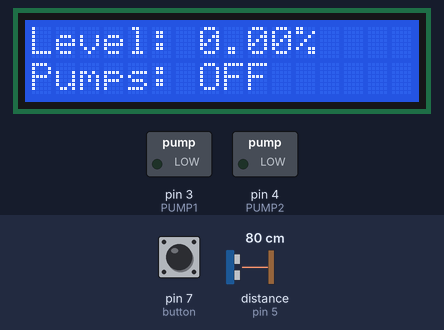
The sketch below on a simulated Arduino Uno, built with avr-gcc and run on an emulated ATmega328P. On the bench: 16×2 character LCD, switched loads named in the sketch (green lamp = pin HIGH). Wiring (inferred from the names in the program): ultrasonic range finder: trigger pin 6; echo pin 5. The inputs (shaded band) are chosen by the test bench; at power-on: distance to the obstacle (sensor on pin 5) 80 cm, pin 7 (button) HIGH. The echo pulse lasts 58.3 µs per cm; pins used as bus, display or sensor lines are not drawn.

Above: at 3.2 s.
3.3 s: distance to the obstacle (sensor on pin 5) set to 7 cm
At 5.1 s:
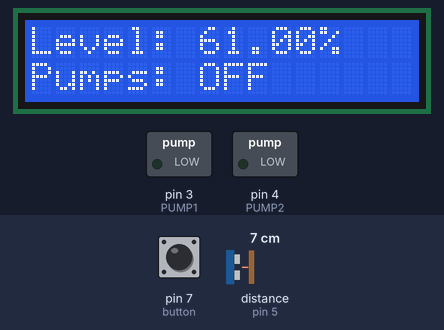
6.0 s: distance to the obstacle (sensor on pin 5) set to 4 cm
At 8.4 s:
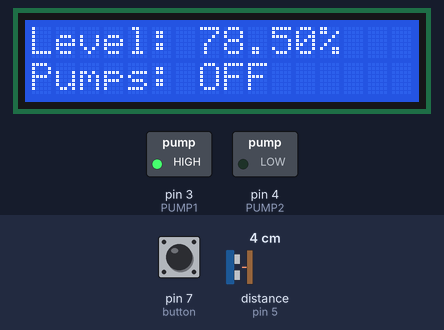
11.4 s: distance to the obstacle (sensor on pin 5) set to 2 cm
17.6 s: distance to the obstacle (sensor on pin 5) set to 18 cm
At 21.4 s:
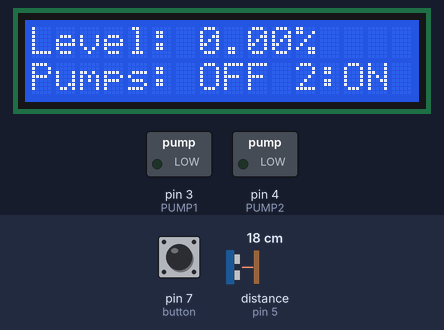
21.7 s: pin 7 (button) pulled LOW for 2.35 s
At 36.0 s:
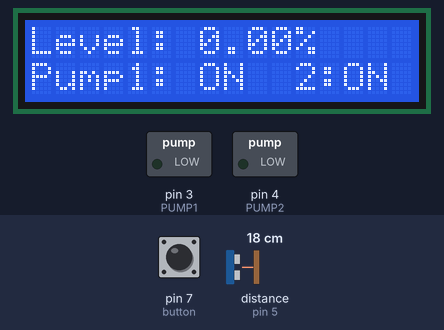
Timing chart, 0 to 36.7 s (numbered marks = the images above; inputs shaded):
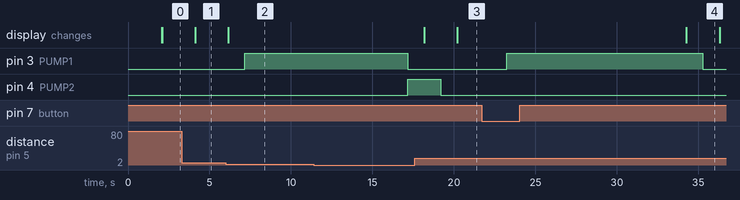

The sketch:

Auto_Evacuation_Sytem_for_Basement_waste.ino
```cpp
#include <Wire.h>
#include <LiquidCrystal_I2C.h>  //Include LCD Library

// LCD wiring
LiquidCrystal_I2C lcd(0x27, 16, 2);

// Ultrasonic pins
#define TRIG 6
#define ECHO 5

// Pump relays
#define PUMP1 3
#define PUMP2 4

// Button Pin
#define button 7

// Tank parameters
const int tankHeight = 17; // cm
const int startDrainLevel = 70; // % full
const int stopDrainLevel = 20; // % full

bool pump1On = false;
bool pump2On = false;

// Automatic Drain Time
unsigned long lastDrainTime = 0;
const unsigned long drainInterval = 3L * 60L * 1000L; // 3 mins

void setup() {
  pinMode(TRIG, OUTPUT);
  pinMode(ECHO, INPUT);
  pinMode(PUMP1, OUTPUT);
  pinMode(PUMP2, OUTPUT);
  pinMode(button, INPUT_PULLUP);

  digitalWrite(PUMP1, LOW);
  digitalWrite(PUMP2, LOW);

  lcd.init();
  lcd.backlight();
  lcd.print("Extraction Sys");
  delay(2000);  // Welcome screen
  lcd.clear();
}

float getLevelPercent() {
  // Measure distance
  digitalWrite(TRIG, LOW);
  delayMicroseconds(2);
  digitalWrite(TRIG, HIGH);
  delayMicroseconds(10);
  digitalWrite(TRIG, LOW);
  long duration = pulseIn(ECHO, HIGH);
  float distance = duration * 0.034 / 2; // cm

  // Convert to % full
  float level = tankHeight - distance;
  return constrain((level / tankHeight) * 100, 0, 100);
}


void loop() {
  float levelPercent = getLevelPercent();
  unsigned long currentTime = millis();


  //Display status
  lcd.setCursor(0, 0);
  lcd.print("Level: ");
  lcd.print(levelPercent);
  lcd.print("%  ");
  lcd.setCursor(0, 1);
  if (pump1On)
    lcd.print("Pump1: ON ");
  else if (pump2On)
    lcd.print("P1:Failed P2:ON");
  else
    lcd.print("Pumps: OFF ");

  delay(1000);


  // Time-based trigger OR Level-based trigger
  bool timeToDrain = (currentTime - lastDrainTime >= drainInterval);
  bool levelHigh = (levelPercent >= startDrainLevel);

  bool manualdrain = !
digitalRead(button);


  if (levelHigh || manualdrain)  {
    if (!pump1On) {
      digitalWrite(PUMP1, HIGH);
      pump1On = true;
      delay(10000); // give Pump 1 a chance
      if (getLevelPercent() >= startDrainLevel) {
        // Pump 1 failed in a level-trigger situation
        digitalWrite(PUMP1, LOW);
        pump1On = false;
        digitalWrite(PUMP2, HIGH);
        pump2On = true;
      }
    }
    lastDrainTime = millis(); // reset timer after starting a drain

  } else if (timeToDrain) {
  // Timer-based drain logic
  if (levelPercent > stopDrainLevel) {
    if (!pump1On) {
      digitalWrite(PUMP1, HIGH);
      pump1On = true;
      delay(10000);
      if (getLevelPercent() >= startDrainLevel && !timeToDrain) {
        // Pump 1 failed in a level-trigger situation
        digitalWrite(PUMP1, LOW);
        pump1On = false;
        digitalWrite(PUMP2, HIGH);
        pump2On = true;
      }
    }
    lastDrainTime = millis();
  }

}
  else if (levelPercent <= stopDrainLevel) {
  digitalWrite(PUMP1, LOW);
  digitalWrite(PUMP2, LOW);
  pump1On = false;
  pump2On = false;
}
  delay(1000);
}  
```

Measured:
- the behaviour switches between 6 and 5 cm on distance to the obstacle (sensor on pin 5) (found by bisection; images 1 and 2)
- after the input at 3.3 s, the display: changes after 0.84 s (image 1)
- after the input at 6.0 s, pin 3 (PUMP1): LOW → HIGH after 1.2 s; the display: changes after 0.16 s (image 2)
- after the input at 17.6 s, pin 3 (PUMP1): stays LOW (without the input it goes to HIGH after 1.6 s); pin 4 (PUMP2): HIGH → LOW after 1.6 s; the display: first changes after 0.59 s (image 3 shows a later state)
- after the input at 21.7 s, pin 3 (PUMP1): LOW → HIGH after 1.5 s, → LOW 12.0 s later; the display: changes after 12.6 s (image 4)
